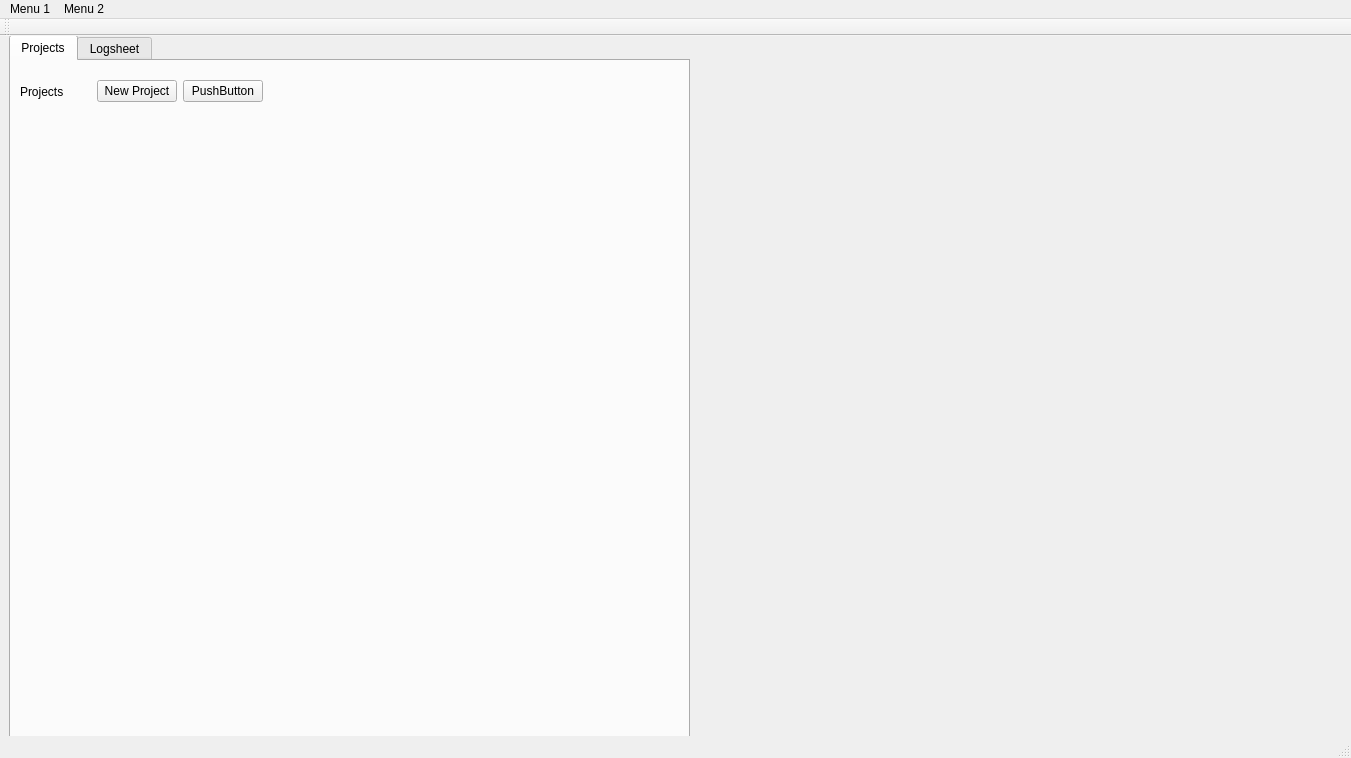
<?xml version="1.0" encoding="UTF-8"?>
<ui version="4.0">
 <class>MainWindow</class>
 <widget class="QMainWindow" name="MainWindow">
  <property name="geometry">
   <rect>
    <x>0</x>
    <y>0</y>
    <width>1351</width>
    <height>758</height>
   </rect>
  </property>
  <property name="windowTitle">
   <string>Current Project Name[*]</string>
  </property>
  <widget class="QWidget" name="centralwidget">
   <widget class="QTabWidget" name="tabWidget">
    <property name="geometry">
     <rect>
      <x>9</x>
      <y>-1</y>
      <width>681</width>
      <height>951</height>
     </rect>
    </property>
    <property name="tabPosition">
     <enum>QTabWidget::North</enum>
    </property>
    <property name="currentIndex">
     <number>0</number>
    </property>
    <property name="tabBarAutoHide">
     <bool>false</bool>
    </property>
    <widget class="QWidget" name="projectsTab">
     <attribute name="title">
      <string>Projects</string>
     </attribute>
     <widget class="QWidget" name="leftSide" native="true">
      <property name="geometry">
       <rect>
        <x>0</x>
        <y>-20</y>
        <width>261</width>
        <height>941</height>
       </rect>
      </property>
      <widget class="QWidget" name="buttonsGroup" native="true">
       <property name="geometry">
        <rect>
         <x>0</x>
         <y>30</y>
         <width>261</width>
         <height>88</height>
        </rect>
       </property>
       <layout class="QVBoxLayout" name="verticalLayout">
        <item>
         <widget class="QWidget" name="topButtons" native="true">
          <layout class="QHBoxLayout" name="horizontalLayout">
           <item>
            <widget class="QLabel" name="label">
             <property name="text">
              <string>Projects</string>
             </property>
            </widget>
           </item>
           <item>
            <widget class="QPushButton" name="pushButton">
             <property name="text">
              <string>New Project</string>
             </property>
            </widget>
           </item>
           <item>
            <widget class="QPushButton" name="pushButton_2">
             <property name="text">
              <string>PushButton</string>
             </property>
            </widget>
           </item>
          </layout>
         </widget>
        </item>
        <item>
         <widget class="QWidget" name="bottomButtons" native="true"/>
        </item>
       </layout>
      </widget>
     </widget>
    </widget>
    <widget class="QWidget" name="logsheetTab">
     <attribute name="title">
      <string>Logsheet</string>
     </attribute>
    </widget>
   </widget>
  </widget>
  <widget class="QMenuBar" name="menubar">
   <property name="geometry">
    <rect>
     <x>0</x>
     <y>0</y>
     <width>1351</width>
     <height>24</height>
    </rect>
   </property>
   <widget class="QMenu" name="menuText">
    <property name="title">
     <string>Menu 1</string>
    </property>
   </widget>
   <widget class="QMenu" name="menuTab_2">
    <property name="title">
     <string>Menu 2</string>
    </property>
   </widget>
   <addaction name="menuText"/>
   <addaction name="menuTab_2"/>
  </widget>
  <widget class="QToolBar" name="toolBar">
   <property name="windowTitle">
    <string>toolBar</string>
   </property>
   <attribute name="toolBarArea">
    <enum>TopToolBarArea</enum>
   </attribute>
   <attribute name="toolBarBreak">
    <bool>false</bool>
   </attribute>
  </widget>
  <widget class="QStatusBar" name="statusBar"/>
 </widget>
 <resources/>
 <connections/>
</ui>
